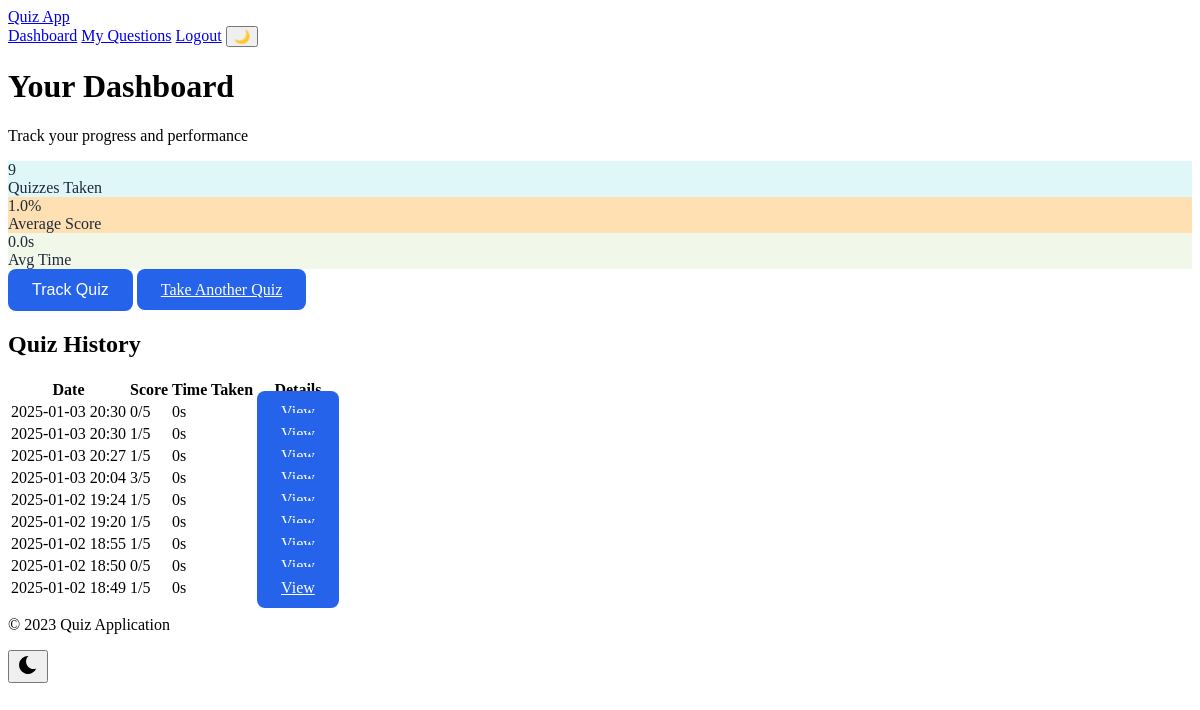
Page /dashboard (signed in) on the committed database.
### models.py (models this page shows)
class QuizResult(db.Model):
    id = db.Column(db.Integer, primary_key=True)
    user_id = db.Column(db.Integer, db.ForeignKey('user.id'), nullable=False)
    score = db.Column(db.Integer, nullable=False)
    total_questions = db.Column(db.Integer, nullable=False)
    time_taken = db.Column(db.Integer, nullable=False)
    completed_at = db.Column(db.DateTime, default=datetime.utcnow)

### routes.py (the view)
@routes_bp.route('/dashboard')
@login_required
def dashboard():
    quiz_results = QuizResult.query.filter_by(user_id=current_user.id)\
        .order_by(QuizResult.completed_at.desc()).all()
    return render_template('dashboard.html', quiz_results=quiz_results)

### app.py (called while the page is built)
@login_manager.user_loader
def load_user(user_id):
    from models import User
    return User.query.get(int(user_id))

### templates/dashboard.html (shortened to what this page needs)
{% extends "base.html" %}
{% block content %}
<div class="dashboard-container">
    <div class="dashboard-header">
        <h1>Your Dashboard</h1>
        <p>Track your progress and performance</p>
    </div>
    <div class="stats">
        <div class="stat-card">
            <div class="stat-value">{{ quiz_results|length }}</div>
            <div class="stat-label">Quizzes Taken</div>
        </div>
        <div class="stat-card">
            <div class="stat-value">
                {% if quiz_results %}
                    {{ (quiz_results|sum(attribute='score') / quiz_results|length)|round(1) }}%
                {% else %}
                    N/A
                {% endif %}
            </div>
            <div class="stat-label">Average Score</div>
        </div>
        <div class="stat-card">
            <div class="stat-value">
                {% if quiz_results %}
                    {{ (quiz_results|sum(attribute='time_taken') / quiz_results|length)|round(1) }}s
                {% else %}
                    N/A
                {% endif %}
            </div>
            <div class="stat-label">Avg Time</div>
        </div>
    </div>
    <div class="navigation-buttons">
        <button class="btn btn-secondary" disabled>Track Quiz</button>
        <a href="{{ url_for('routes.quiz') }}" class="btn btn-primary">Take Another Quiz</a>
    </div>
    <div class="quiz-history">
        <h2>Quiz History</h2>
        {% if quiz_results %}
            <div class="table-container">
                <table>
                    <thead>
                        <tr>
                            <th>Date</th>
                            <th>Score</th>
                            <th>Time Taken</th>
                            <th>Details</th>
                        </tr>
                    </thead>
                    <tbody>
                        {% for result in quiz_results %}
                        <tr>
                            <td>{{ result.completed_at.strftime('%Y-%m-%d %H:%M') }}</td>
                            <td>{{ result.score }}/{{ result.total_questions }}</td>
                            <td>{{ result.time_taken }}s</td>
                            <td>
                                <a href="{{ url_for('routes.quiz_details', quiz_id=result.id) }}" class="btn btn-small">View</a>
                            </td>
                        </tr>
                        {% endfor %}
                    </tbody>
                </table>
            </div>
        {% endif %}
    </div>
</div>
{% endblock %}

### templates/base.html (shortened to what this page needs)
 <!DOCTYPE html>
<html lang="en">
<head>
    <link rel="stylesheet" href="{{ url_for('static', filename='styles.css') }}">
</head>
<body>
    <nav>
        <div class="container">
            <a href="{{ url_for('routes.home') }}" class="logo">Quiz App</a>
            <div class="nav-links">
                {% if current_user.is_authenticated %}
                    <a href="{{ url_for('routes.dashboard') }}">Dashboard</a>
                    <a href="{{ url_for('routes.custom_questions') }}">My Questions</a>
                    <a href="{{ url_for('routes.logout') }}">Logout</a>
                {% else %}
                    <a href="{{ url_for('routes.login') }}">Login</a>
                    <a href="{{ url_for('routes.register') }}">Register</a>
                {% endif %}
                <button class="theme-toggle" onclick="toggleTheme()">
                    <span id="theme-icon">🌙</span>
                </button>
            </div>
        </div>
    </nav>
    <main class="container">
        {% block content %}{% endblock %}
    </main>
    <footer>
        <div class="container">
            <p>&copy; 2023 Quiz Application</p>
        </div>
    </footer>
</body>
</html>

### static/styles.css (style rules this page uses)
:root { --primary-color: #2563eb; --secondary-color: #1e40af; --background-color: #f8fafc; --text-color: #1e293b; --white: #ffffff; --shadow: 0 4px 6px -1px rgba(0, 0, 0, 0.1); --transition-speed: 0.3s; --card-color-1: #e0f7fa; --card-color-2: #ffe0b2; --card-color-3: #f1f8e9; --card-color-4: #fce4ec; }
.stat-card { background: var(--card-color-1); color: var(--text-color); }
.stat-card:nth-child(2) { background: var(--card-color-2); }
.stat-card:nth-child(3) { background: var(--card-color-3); }
.btn { padding: 0.75rem 1.5rem; background: var(--primary-color); color: var(--white); border: none; border-radius: 8px; font-size: 1rem; font-weight: 500; cursor: pointer; transition: all var(--transition-speed) ease; }

### rows in the picture
QuizResult: completed_at "2025-01-03 20:30", score "0", total_questions "5", time_taken "0"
QuizResult: completed_at "2025-01-03 20:30", score "1", total_questions "5", time_taken "0"
QuizResult: completed_at "2025-01-03 20:27", score "1", total_questions "5", time_taken "0"
QuizResult: completed_at "2025-01-03 20:04", score "3", total_questions "5", time_taken "0"
QuizResult: completed_at "2025-01-02 19:24", score "1", total_questions "5", time_taken "0"
QuizResult: completed_at "2025-01-02 19:20", score "1", total_questions "5", time_taken "0"
QuizResult: completed_at "2025-01-02 18:55", score "1", total_questions "5", time_taken "0"
QuizResult: completed_at "2025-01-02 18:50", score "0", total_questions "5", time_taken "0"
QuizResult: completed_at "2025-01-02 18:49", score "1", total_questions "5", time_taken "0"

### other values in the picture
{{ quiz_results|length }} "9"
{{ (quiz_results|sum(attribute='score') / quiz_results|length)|round(1) }} "1.0"
